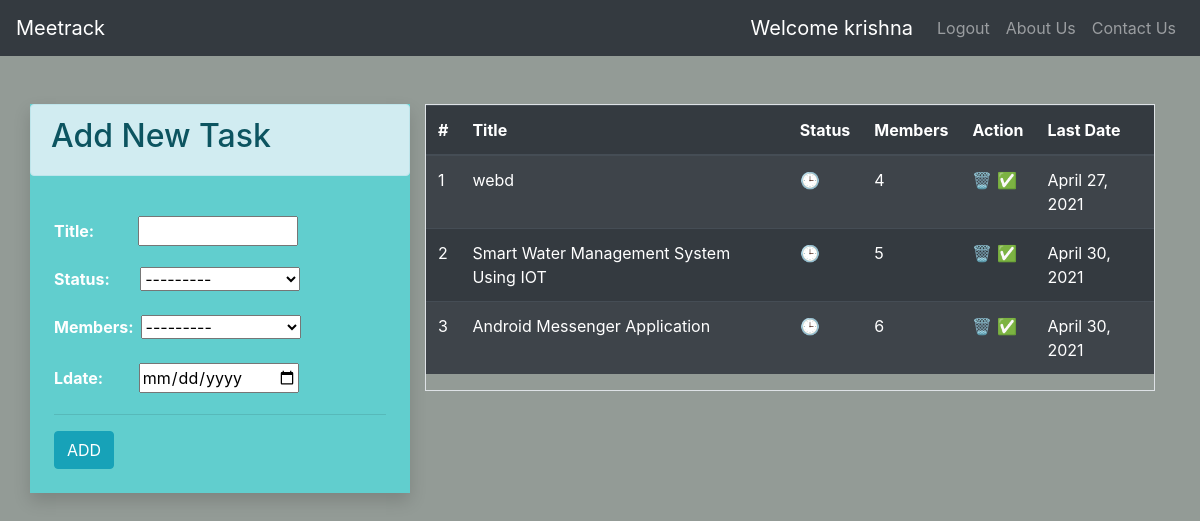
The app's page / (signed in) with its own data.
### app/models.py (models this page shows)
class TODO(models.Model):
    status_choices = [
    ('C', 'COMPLETED'),
    ('P', 'PENDING'),
    ]
    members_choices = [
    ('1', '1️⃣'),
    ('2', '2️⃣'),
    ('3', '3️⃣'),
    ('4', '4️⃣'),
    ('5', '5️⃣'),
    ('6', '6️⃣'),
    ('7', '7️⃣'),
    ('8', '8️⃣'),
    ('9', '9️⃣'),
    ('10', '🔟'),
    ]
    title = models.CharField(max_length=50)
    status = models.CharField(max_length=2 , choices=status_choices)
    user  = models.ForeignKey(User  , on_delete= models.CASCADE)
    date = models.DateTimeField(auto_now_add=True)
    members = models.CharField(max_length=2 , choices=members_choices)
    ldate = models.DateField(null=True,blank=True)

### app/views.py (the view)
# urls.py: path('' , home , name='home' ),
@login_required(login_url='login')
def home(request):
    if request.user.is_authenticated:
        user = request.user
        form = TODOForm()
        todos = TODO.objects.filter(user = user).order_by('members')
        return render(request , 'index.html' , context={'form' : form , 'todos' : todos, 'user': user})

### app/forms.py
class TODOForm(ModelForm):
    class Meta:
        model = TODO
        fields = ['title' , 'status' , 'members', 'ldate']

### app/templates/index.html (shortened to what this page needs)
{% extends 'base.html' %}
{% block content %}
<div>
  <div class="container pt-4">
    <div class="row  p-0 mt-4">
      <div class="col-lg-4 mx-auto shadow p-0 task">
        <div class="alert alert-info">
          <h2>Add New Task</h2>
        </div>
        <div class="p-4 ">
          <form action="/add-todo/" method="POST">
            {{form.as_p}}
            <hr>
            <input type="submit" value="ADD" class="btn btn-info">
          </form>
        </div>
      </div>
<br>
      <div class="col">
        <div class="border">
          {% if todos|length == 0 %}
          <div class="p-4">
            <br>
            <br>
            <div class="alert alert-info text-center">
              <p class="" style="font-size: 30px;">No Tasks</p>
            </div>
            <br>
            <br>
          </div>
          {%else%}
          <div>
            <table class="table table-striped  table-dark table-hover">
              <thead>
                <tr>
                  <th>#</th>
                  <th>Title</th>
                  <th>Status</th>
                  <th>Members</th>
                  <th>Action</th>
                  <th>Last Date</th>
                </tr>
              </thead>
              <tbody>
                {% for todo in todos %}
                <tr>
                  <td>{{forloop.counter}}</td>
                  <td>{{todo.title}}</td>
                  <td>
                    {% if todo.status == 'C'%}
                    ✅
                    {%else%}
                    🕒
                    {%endif%}
                  </td>
                  <td>{{todo.members}}</td>
                  <td>
                    <a href="/delete-todo/{{todo.id}}" title="Delete" class="">🗑️</a>
                    {% if todo.status == 'P'%}
                    <a href="/change-status/{{todo.id}}/C" title="Mark Completed" class="">✅</a>
                    {%else%}
                    <a href="/change-status/{{todo.id}}/P" title="Mark Pending" class="">🕒</a>
                    {%endif%}
                  </td>
                  <td>{{todo.ldate}}</td>
                </tr>
                {%endfor%}
              </tbody>
            </table>
          </div>
          {%endif%}
        </div>
      </div>
    </div>
  </div>
</div>
{% endblock %}

### app/templates/base.html (shortened to what this page needs)
<!doctype html>
<html lang="en">
<head>
    <link rel="stylesheet" href="https://cdn.jsdelivr.net/npm/bootstrap@4.5.3/dist/css/bootstrap.min.css"
>
</head>
<body>
    <nav class="navbar navbar-expand-lg  navbar-dark bg-dark">
        <a class="navbar-brand" href="/">Meetrack</a>
        <div class="collapse navbar-collapse" id="navbarNav">
            <ul class="navbar-nav ml-auto">
                 {% if request.user.is_authenticated %}
                <li class="nav-item" style="color:white !important">
                    <a class="navbar-brand" href="#">Welcome {{user}}</a>
                </li>
                {% endif%}
                {% if request.user.is_authenticated %}
                <li class="nav-item {% block logoutActive %} {% endblock logoutActive %}">
                    <a class="nav-link" href="/logout">Logout</a>
                </li>
                {% endif %}
                <li class="nav-item {% block aboutActive %} {% endblock aboutActive %}">
                    <a class="nav-link" href="/about">About Us</a>
                </li>
                <li class="nav-item {% block contactActive %} {% endblock contactActive %}">
                    <a class="nav-link" href="/contact">Contact Us</a>
                </li>
            </ul>
        </div>
    </nav>
    <div>
        {% block content %}
        {% endblock %}
    </div>
</body>
</html>

### app/templates/index.html (style rules this page uses)
body { background-color: rgb(147, 155, 150); }
.task { background-color: rgb(97, 206, 206); color: white; font-weight: 700; }
#id_title { width:160px; margin-left:12%; }
#id_status { width:160px; margin-left:8%; }
#id_members { width:160px; margin-left:1% }
#id_ldate { width:160px; margin-left:2rem; }

### records on screen
TODO: title "webd", members "4", ldate "April 27, 2021"
TODO: title "Smart Water Management System Using IOT", members "5", ldate "April 30, 2021"
TODO: title "Android Messenger Application", members "6", ldate "April 30, 2021"

### other values on screen
{{ user }} "krishna"
